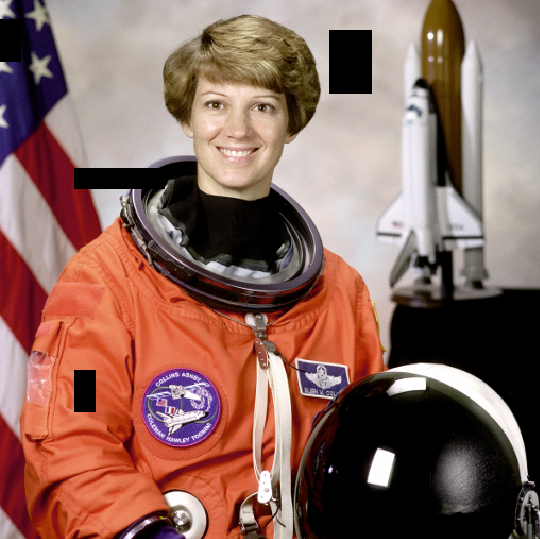
#> input picture 3/images/1.png, 540 x 539 px
$ jupyter execute --allow-errors solutions.ipynb   (older library calls are emulated)
#> lines starting #> are read from the running program, lines starting #| are printed output that depends on the picture; after the words box and inside, x2 and y2 are one past the last pixel; in counts of white or black regions, pixels touching at a corner belong together
[cell 1]
from skimage import color, data, io, filters, transform
import matplotlib.pyplot as plt
import numpy as np

def show_image(image, title='Image', cmap_type='gray'):
    plt.figure(figsize=(8, 12))
    plt.imshow(image, cmap=cmap_type)
    plt.title(title)
    plt.axis('off')
    plt.show()

def plot_comparison(original, filtered, title_filtered):
    fig, (ax1, ax2) = \
        plt.subplots(ncols=2, figsize=(16, 12), sharex=True, sharey=True)
    ax1.imshow(original, cmap=plt.cm.gray)
    ax1.set_title('original')
    ax1.axis('off')
    ax2.imshow(filtered, cmap=plt.cm.gray)
    ax2.set_title(title_filtered)
    ax2.axis('off')

## 1. Let's restore a damaged image

In this exercise, we'll restore an image that has missing parts in it, using the `inpaint_biharmonic()` function.

[cell 2]
damaged_astronaut = io.imread('images/1.png')
#> damaged_astronaut is the input picture: shape (539, 540, 4); mean R, G, B, A 138.5, 102.9, 93.5, 255

[cell 3]
from skimage.restoration import inpaint
mask = np.zeros((damaged_astronaut.shape[0], damaged_astronaut.shape[1]))
mask[10:70, 0:35] = 1
mask[160:190, 70:170] = 1
mask[25:100, 325:375] = 1
mask[350:435, 60:100] = 1
#> (the rest of this cell did not finish here and is left out)

## 2. Removing logos

As we saw in the video, another use of image restoration is removing objects from an scene. In this exercise, we'll remove the Datacamp logo from an image.

[cell 4]
image_with_logo = io.imread('images/2.png')
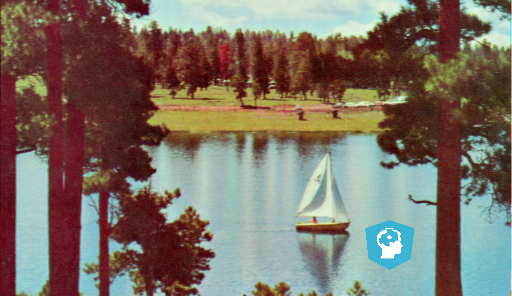
#> input picture 3/images/2.png, 512 x 296 px
#> image_with_logo is the input picture: shape (296, 512, 3); mean R, G, B 124.3, 113.1, 101.9
mask = np.zeros((image_with_logo.shape[0], image_with_logo.shape[1]))
mask[220:270,360:420] = 1
#> (the rest of this cell did not finish here and is left out)

## 3.Let's make some noise!

In this exercise, we'll practice adding noise to a fruit image.

[cell 5]
fruits_image = io.imread('images/3.jpg')
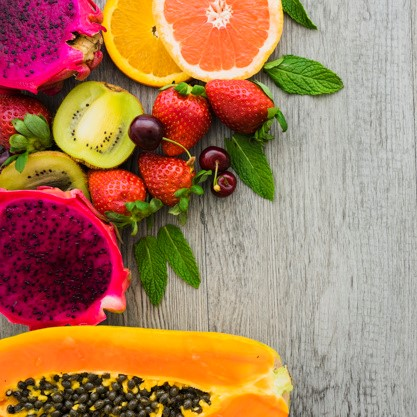
#> input picture 3/images/3.jpg, 417 x 417 px
#> fruits_image is the input picture: shape (417, 417, 3); mean R, G, B 170.2, 126.7, 93.8

[cell 6]
from skimage import util
noisy_fruits = util.random_noise(fruits_image)
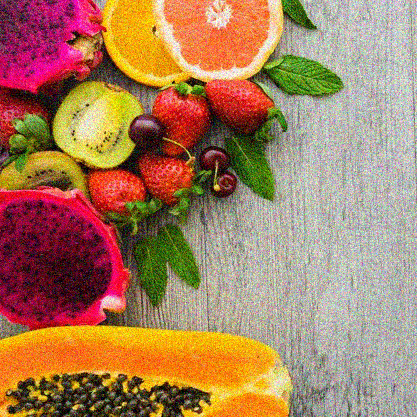
#> noisy_fruits: shape (417, 417, 3) float64; mean R, G, B 0.661, 0.502, 0.375
plot_comparison(fruits_image, noisy_fruits, 'Noisy Fruits')
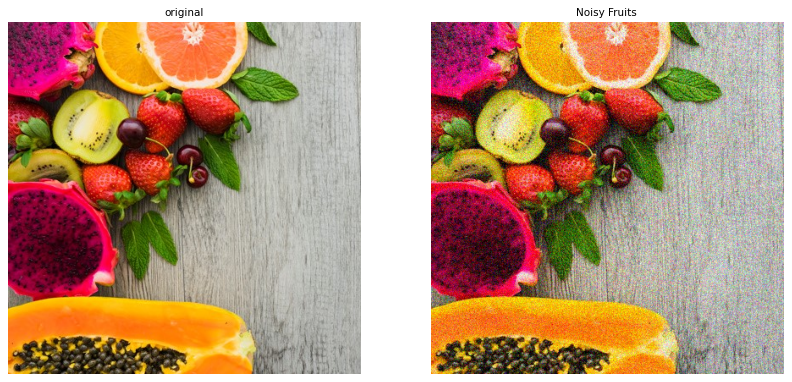
#> figure drawn by matplotlib, 2 panels

## 4. Reducing noise

We have a noisy image that we want to improve by removing the noise in it.

[cell 7]
noisy_puppy = io.imread('images/4.jpeg')
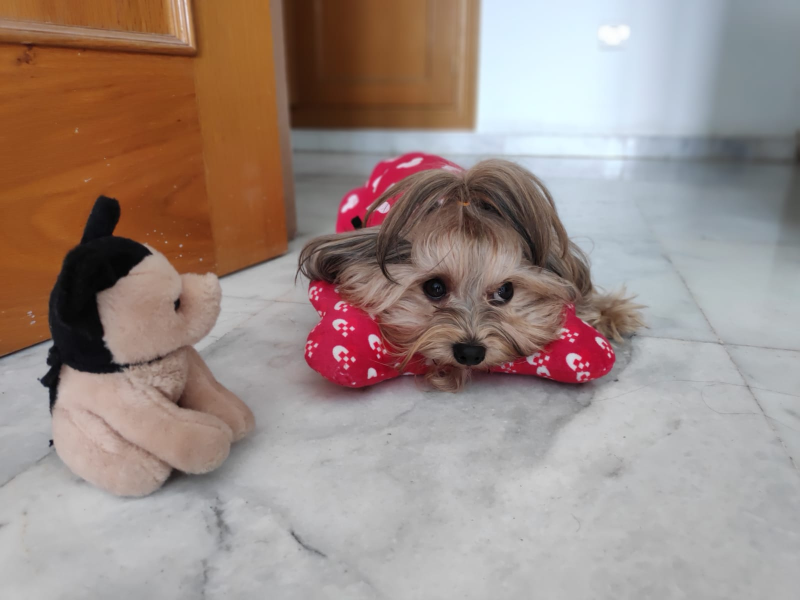
#> input picture 3/images/4.jpeg, 1600 x 1200 px (shown at 1/2 size)
#> noisy_puppy is the input picture: shape (1200, 1600, 3); mean R, G, B 157, 139.9, 133.1

[cell 8]
from skimage import restoration
denoised_puppy = restoration.denoise_tv_chambolle(
    noisy_puppy, weight=.1, multichannel=True)
plot_comparison(noisy_puppy, denoised_puppy, 'Denoised Puppy')

## 5. Reducing noise while preserving edges

In this exercise, you will reduce the noise in this landscape picture.

[cell 9]
noisy_river = io.imread('images/5.jpg')
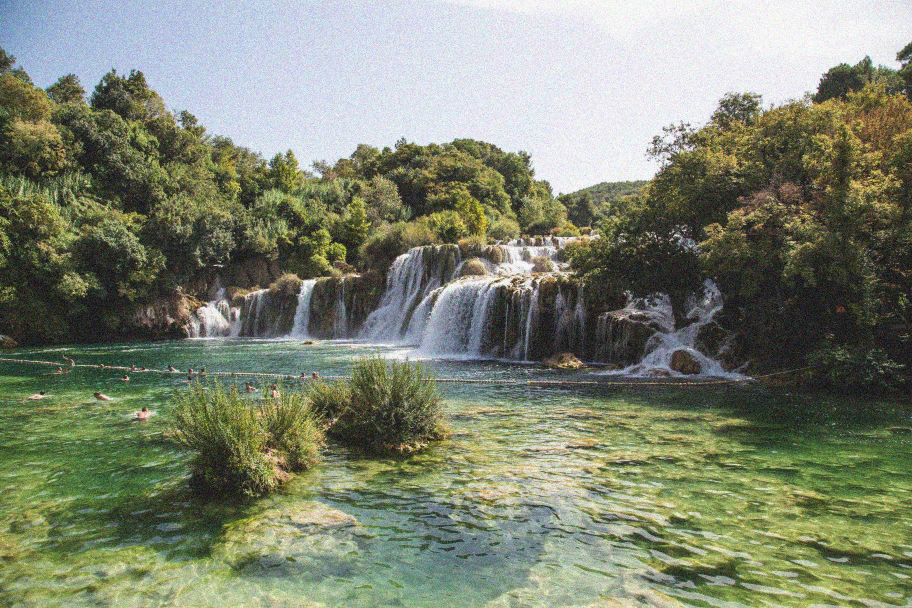
#> input picture 3/images/5.jpg, 1824 x 1216 px (shown at 1/2 size)
#> noisy_river is the input picture: shape (1216, 1824, 3); mean R, G, B 126.7, 132.9, 113.2
denoised_river = restoration.denoise_bilateral(
    noisy_river, multichannel=True)
plot_comparison(noisy_river, denoised_river, 'Denoised River')

## 6. Number of pixels

Let's calculate the total number of pixels in this image.

[cell 10]
woman = io.imread('images/6.jpg')
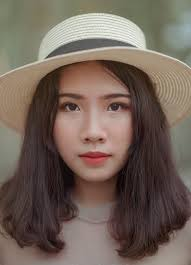
#> input picture 3/images/6.jpg, 191 x 265 px
#> woman is the input picture: shape (265, 191, 3); mean R, G, B 114.6, 99.2, 89
woman.shape[0] * woman.shape[1]
#> Out = 50615

## 7. Superpixel segmentation

In this exercise, you will apply unsupervised segmentation to the same image, before it's passed to a face detection machine learning model.

So you will reduce this image from 265 × 191 = 50,615 pixels down to 400 regions.

[cell 11]
from skimage import color, segmentation
segments = segmentation.slic(woman, n_segments=400)
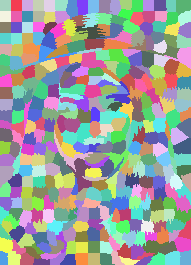
#> segments: shape (265, 191) int64; 373 distinct labels, from 1 to 373; one colour per label, 0 black
segmented_woman = color.label2rgb(segments, woman, kind='avg')
plot_comparison(woman, segmented_woman, "Segmented Woman")

## 8. Contouring shapes

In this exercise we'll find the contour of a horse.

For that we will make use of a **binarized** image provided by scikit-image in its `data` module. Binarized images are easier to process when finding contours with this algorithm. Remember that contour finding only supports 2D image arrays.

Once the contour is detected, we will display it together with the original image. That way we can check if our analysis was correct!

[cell 12]
horse_image = data.horse()
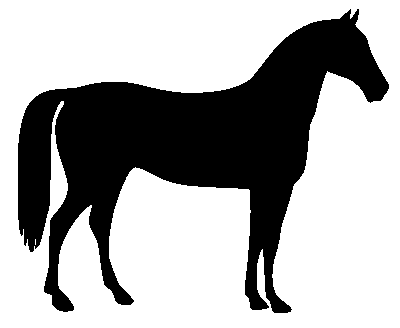
#> input picture skimage.data.horse(), 400 x 328 px
#> horse_image is the input picture: shape (328, 400) bool; 66.9% white; 1 black region, box (x1, y1, x2, y2) and area: (18, 9, 389, 313) 43412
thresh = filters.threshold_otsu(horse_image)
#> thresh = 0.00195
thresholded_horse = 255 * (horse_image <= thresh)

[cell 13]
def show_image_contour(image, contours):
    fig, ax = plt.subplots()
    ax.imshow(image, cmap=plt.cm.gray)

    for n, contour in enumerate(contours):
        ax.plot(contour[:, 1], contour[:, 0], linewidth=2)

    ax.axis('image')
    ax.set_xticks([])
    ax.set_yticks([])
    plt.show()

[cell 14]
from skimage import measure
contours = measure.find_contours(thresholded_horse, 0.8)
#> contours = 2 point arrays, longest 2645 points
show_image_contour(thresholded_horse, contours)
#> the loop in show_image_contour, `for n, contour in enumerate(contours):` made 2 passes
#> in show_image_contour, `plt.show()`:
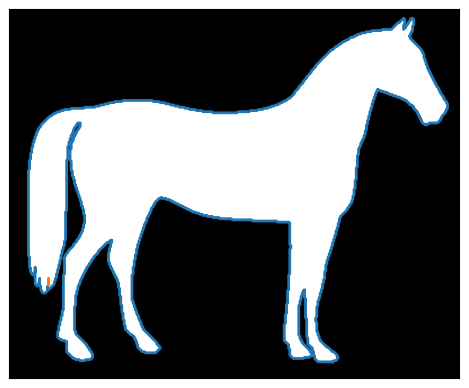
#> figure drawn by matplotlib, 1 panel
